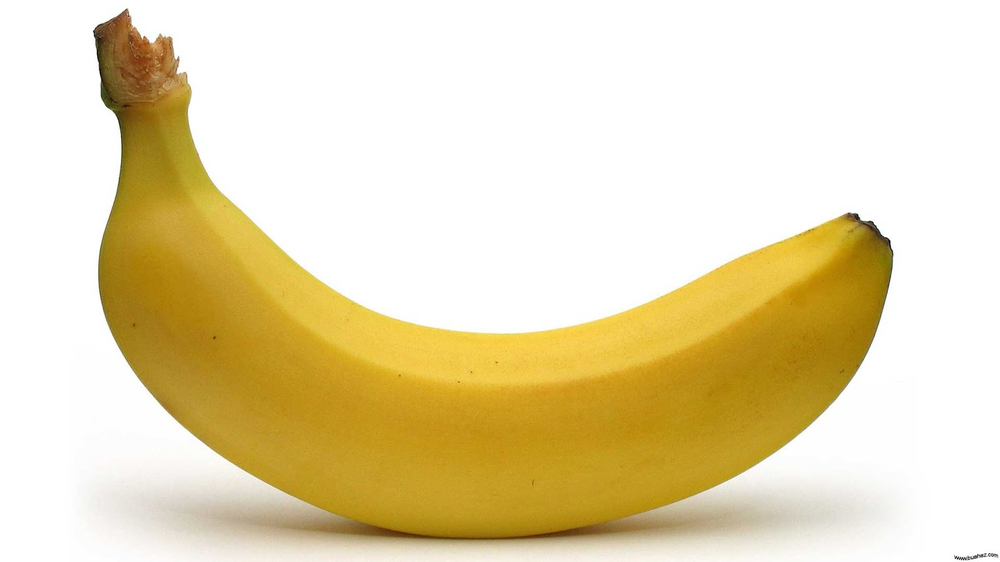
%> input picture pisang.png, 1000 x 562 px, shrunk from 1600 x 900 before the run
$ octave youtube_mur.m   (GNU Octave 9; MATLAB toolbox functions it lacks are replaced by stand-ins)
%> lines starting %> are read from the running program, lines starting %| are printed output that depends on the picture; in (x1, y1, x2, y2) boxes, pixels count from 0 and x2, y2 are one past the last pixel; in counts of white or black regions, pixels touching at a corner belong together; the program's own positions count from 1
clc; clear; close all; warning off all;

obj = imread('pisang.png');
%> obj is the input picture: size 562x1000x3 uint8; mean R, G, B 232.3, 218.9, 180.6
figure, imshow(obj);

b = rgb2gray(obj);
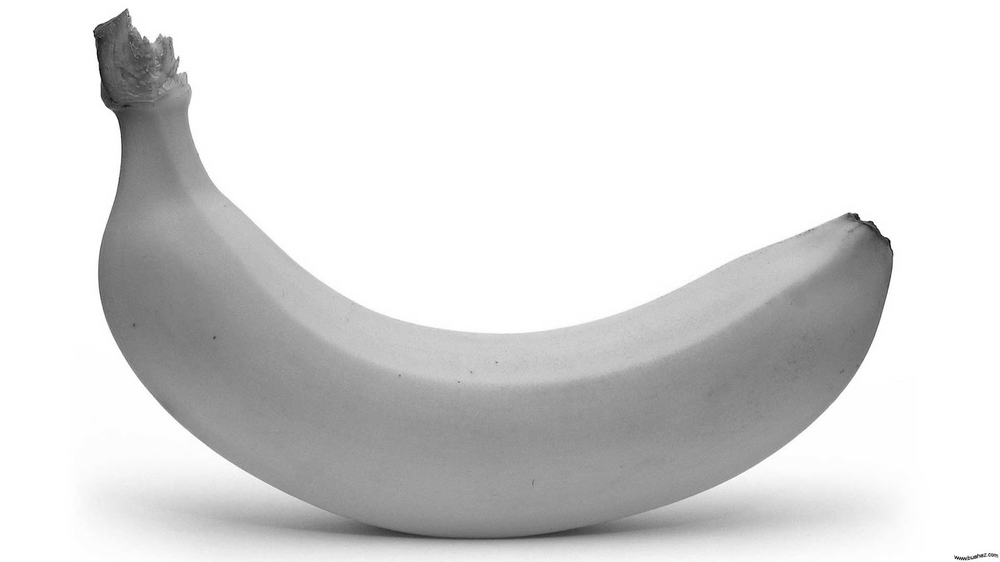
%> b: size 562x1000 uint8; min 1, max 255, mean 218.6
figure, imshow(b);


c = imbinarize(b);
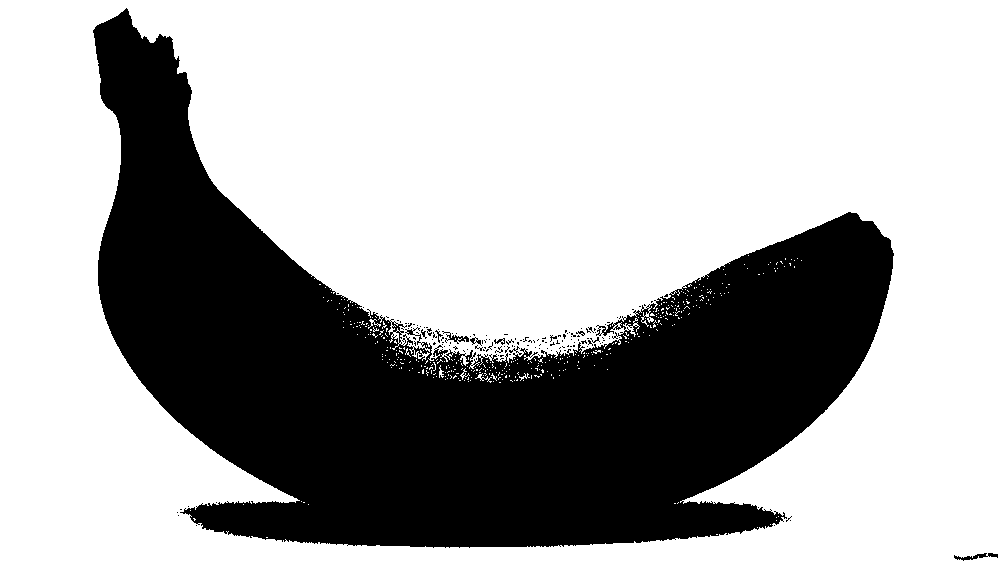
%> c: size 562x1000 logical; 67.1% white; 147 black regions (135 under 20 px), largest, box (x1, y1, x2, y2) and area: (93, 8, 894, 548) 183797, (954, 553, 998, 561) 141, (442, 331, 469, 344) 110
figure, imshow(c);

d = imcomplement(c);
figure, imshow(d);

e = imfill(d, 'holes');
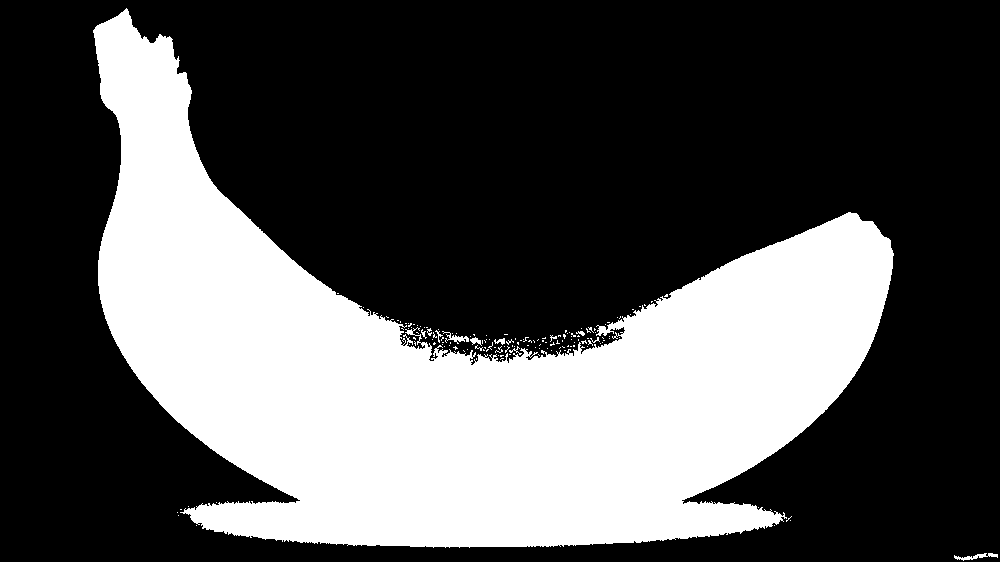
%> e: size 562x1000 logical; 33.2% white; 147 white regions (135 under 20 px), largest, box (x1, y1, x2, y2) and area: (93, 8, 894, 548) 185484, (954, 553, 998, 561) 141, (442, 331, 469, 344) 117
figure, imshow(e);

[labeled, numObjects] = bwlabel(e);
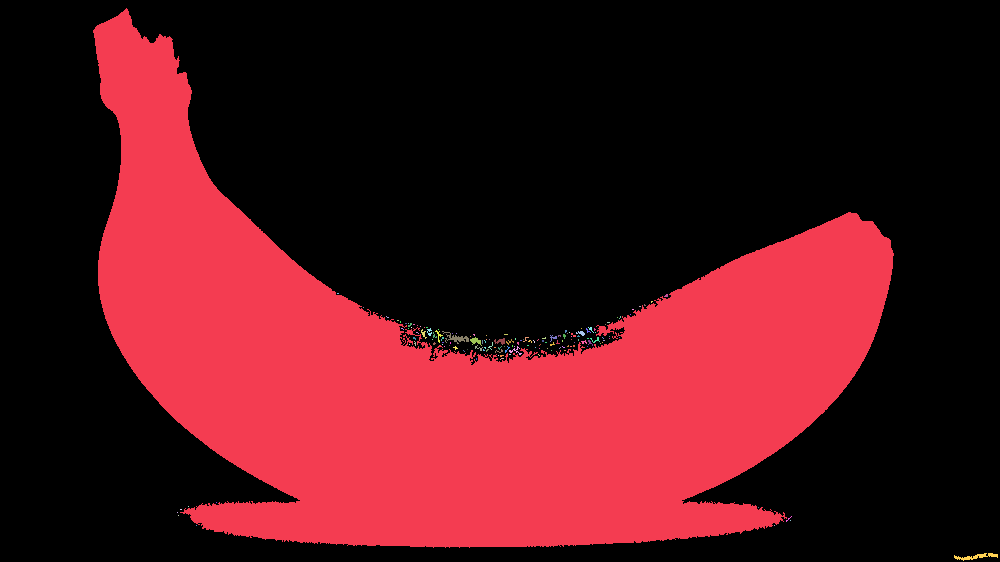
%> labeled: size 562x1000 double; 148 distinct labels, from 0 to 147; one colour per label, 0 black
%> numObjects = 147
figure, imshow(labeled);
